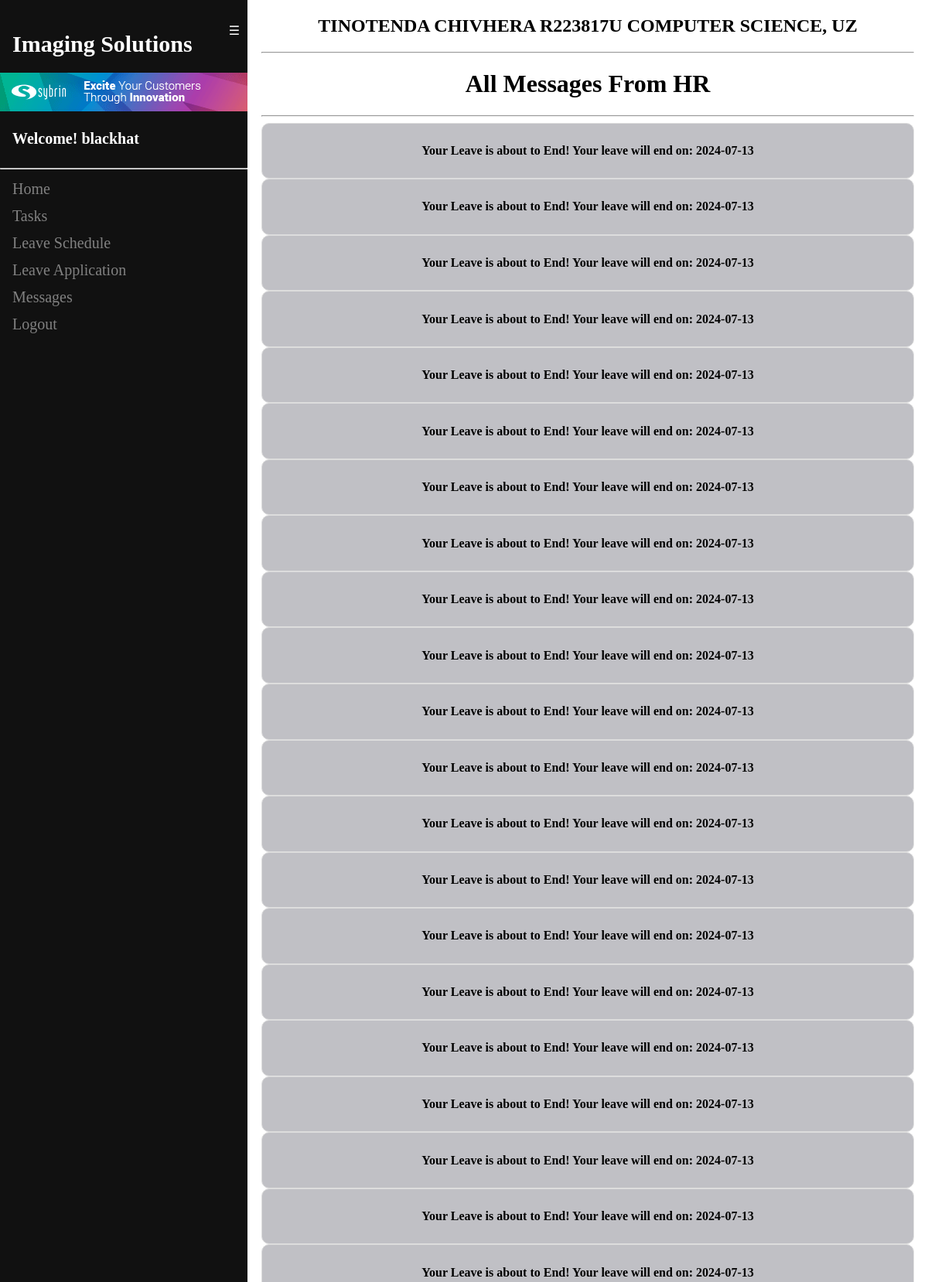
Page /sms (signed in, upper part) on the committed database.
### ems/models.py (models this page shows, shortened)
class User(AbstractUser):
    phone = models.IntegerField(default=0, null=True, blank=True)
    dept = models.ForeignKey(Department, on_delete=models.CASCADE,related_name="dept", default=1)
    role = models.ForeignKey(Role, on_delete=models.CASCADE,related_name="role", default=1)
    hours_worked = models.IntegerField(default=0, null=True, blank=True)

class Message(models.Model):
    msg = models.TextField()
    sent_to = models.ForeignKey(User, on_delete=models.CASCADE)

### ems/views.py (the view)
# urls.py: path('sms',views.sms , name = 'sms'),
def sms(request):
    queryset = Message.objects.filter(sent_to = request.user).order_by('-id')
    context = {"messages": queryset}
    return render(request, "sms.html", context)

### ems/templates/sms.html (shortened to what this page needs)
{% extends 'staff_base.html' %}
{% block content %}
<div class="container">
    <h1 class="center-text">All Messages From HR</h1>
    <hr>
    {%for message in messages %}
    <div class="card">
        <h4>{{ message.msg}}<h4>
    </div>
    {% endfor %}
</div>
{% endblock %}

### ems/templates/staff_base.html (shortened to what this page needs)
{% load static %}
<!DOCTYPE html>
<html lang="en">
<head>
</head>
<body>
<div class="sidenav" id="mySidebar">
    <div class="hamburger-menu" onclick="toggleSidebar()">&#9776;</div>
    <div class="menu-items" >
        <h1 class="headi">Imaging Solutions</h1>
        <img src="{% static 'image001.png' %}" alt="Logo">
        {% if request.user.is_authenticated %}
        <h3 class="headi2">Welcome! {{ request.user.username }} </h3>
        {% endif %}
        <hr class="">
        <a href="/">Home</a>
        {% if request.user.is_authenticated %}
        <a class="nav-menu" href="{% url 'view_task' %}" role="button">Tasks</a>
        <a class="nav-menu" href="{% url 'view_schedule' %}" role="button">Leave Schedule</a>
        <a class="nav-menu" href="{% url 'apply_leave' %}" role="button">Leave Application</a>
        <a class="nav-menu" href="{% url 'sms' %}" role="button">Messages</a>
        <a href="{% url 'logout' %}">Logout</a>
        {% else %}
        <a href="{% url 'login' %}">Login</a>
        {% endif %}
    </div>
</div>
<div class="main" id="mainContent">
    <div class="">
        <div class="">
            <h2 class="center-text">TINOTENDA CHIVHERA R223817U COMPUTER SCIENCE, UZ</h2>
            <hr class="">
            {% block content %}
            {% endblock %}
        </div>
    </div>
</div>
</body>
</html>

### ems/templates/staff_base.html (style rules this page uses)
.sidenav { height: 100%; width: 320px; position: fixed; z-index: 1; top: 0; left: 0; background-color: #111; overflow-x: hidden; padding-top: 20px; }
.sidenav a { padding: 6px 8px 6px 16px; text-decoration: none; font-size: 20px; color: #818181; display: block; }
.headi { padding: 0px 4px 0px 16px; text-decoration: none; font-size: 30px; color: #fff; display: block; }
.headi2 { padding: 0px 0px 6px 16px; text-decoration: none; font-size: 20px; color: #fff; display: block; }
.main { margin-left: 320px; padding: 0px 10px; }
.card { background-color: #C0C0C5; padding: 5px; border: 1px solid #ddd; border-radius: 10px; text-align: center; margin: auto; }
.hamburger-menu { position: absolute; top: 4; right: 0; color: white; margin: 10px }
.center-text { text-align: center; }

### rows in the picture
User: user.username "blackhat"
Message: msg "Your Leave is about to End! Your leave will end on: 2024-07-13"
Message: msg "Your Leave is about to End! Your leave will end on: 2024-07-13"
Message: msg "Your Leave is about to End! Your leave will end on: 2024-07-13"
Message: msg "Your Leave is about to End! Your leave will end on: 2024-07-13"
Message: msg "Your Leave is about to End! Your leave will end on: 2024-07-13"
Message: msg "Your Leave is about to End! Your leave will end on: 2024-07-13"
Message: msg "Your Leave is about to End! Your leave will end on: 2024-07-13"
Message: msg "Your Leave is about to End! Your leave will end on: 2024-07-13"
Message: msg "Your Leave is about to End! Your leave will end on: 2024-07-13"
Message: msg "Your Leave is about to End! Your leave will end on: 2024-07-13"
Message: msg "Your Leave is about to End! Your leave will end on: 2024-07-13"
Message: msg "Your Leave is about to End! Your leave will end on: 2024-07-13"
Message: msg "Your Leave is about to End! Your leave will end on: 2024-07-13"
Message: msg "Your Leave is about to End! Your leave will end on: 2024-07-13"
Message: msg "Your Leave is about to End! Your leave will end on: 2024-07-13"
Message: msg "Your Leave is about to End! Your leave will end on: 2024-07-13"
Message: msg "Your Leave is about to End! Your leave will end on: 2024-07-13"
Message: msg "Your Leave is about to End! Your leave will end on: 2024-07-13"
Message: msg "Your Leave is about to End! Your leave will end on: 2024-07-13"
Message: msg "Your Leave is about to End! Your leave will end on: 2024-07-13"
Message: msg "Your Leave is about to End! Your leave will end on: 2024-07-13"
